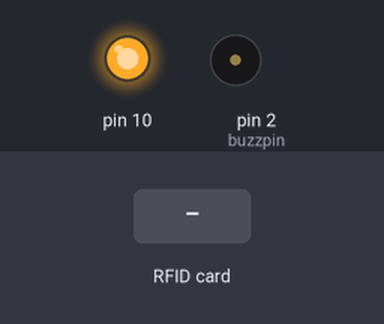
The sketch below on a simulated Arduino Uno, built with avr-gcc and run on an emulated ATmega328P. Shown: output pins drawn as LEDs (lit = HIGH), buzzer (waves = sounding, pin HIGH). The test bench sets the inputs (shaded band). What the sketch prints to the serial monitor is not drawn.

Above: at 1.2 s.
1.3 s: RFID card 5E 7A 19 C4 held to the reader
2.8 s: RFID card 5E 7A 19 C4 held to the reader
Timing chart, 0 to 5.8 s (numbered marks = the images above; inputs shaded):
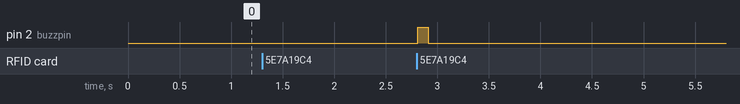

The sketch:

ReadNUID.ino
```cpp
// (licence header left out)
#include <SPI.h>
#include <MFRC522.h>

#define SS_PIN 4
#define RST_PIN 5

int buzzpin = 2;

MFRC522 rfid(SS_PIN, RST_PIN); // Instance of the class

MFRC522::MIFARE_Key key;

// Init array that will store new NUID
byte nuidPICC[4];

void setup() {
  Serial.begin(9600);
  SPI.begin(); // Init SPI bus
  rfid.PCD_Init(); // Init MFRC522
  pinMode(buzzpin, OUTPUT);
  for (byte i = 0; i < 6; i++) {
    key.keyByte[i] = 0xFF;
  }

  Serial.println(F("This code scan the MIFARE Classsic NUID."));
  Serial.print(F("Using the following key:"));
  printHex(key.keyByte, MFRC522::MF_KEY_SIZE);
}

void loop() {

  // Reset the loop if no new card present on the sensor/reader. This saves the entire process when idle.
  if ( ! rfid.PICC_IsNewCardPresent())
    return;

  // Verify if the NUID has been readed
  if ( ! rfid.PICC_ReadCardSerial())
    return;

  Serial.print(F("PICC type: "));
  MFRC522::PICC_Type piccType = rfid.PICC_GetType(rfid.uid.sak);
  Serial.println(rfid.PICC_GetTypeName(piccType));

  // Check is the PICC of Classic MIFARE type
  if (piccType != MFRC522::PICC_TYPE_MIFARE_MINI &&
    piccType != MFRC522::PICC_TYPE_MIFARE_1K &&
    piccType != MFRC522::PICC_TYPE_MIFARE_4K) {
    Serial.println(F("Your tag is not of type MIFARE Classic."));
    return;
  }

  if (rfid.uid.uidByte[0] != nuidPICC[0] ||
    rfid.uid.uidByte[1] != nuidPICC[1] ||
    rfid.uid.uidByte[2] != nuidPICC[2] ||
    rfid.uid.uidByte[3] != nuidPICC[3] ) {
    Serial.println(F("A new card has been detected."));

    // Store NUID into nuidPICC array
    for (byte i = 0; i < 4; i++) {
      nuidPICC[i] = rfid.uid.uidByte[i];
    }

    Serial.println(F("The NUID tag is:"));
    Serial.print(F("In hex: "));
    printHex(rfid.uid.uidByte, rfid.uid.size);
    Serial.println();
    Serial.print(F("In dec: "));
    printDec(rfid.uid.uidByte, rfid.uid.size);
    Serial.println();
  }
  else{
    Serial.println(F("Card read previously."));
    digitalWrite(buzzpin, HIGH);
    delay(100);
    digitalWrite(buzzpin, LOW);
    delay(100);
  }
  // Halt PICC
  rfid.PICC_HaltA();

  // Stop encryption on PCD
  rfid.PCD_StopCrypto1();
}


/**
 * Helper routine to dump a byte array as hex values to Serial.
 */
void printHex(byte *buffer, byte bufferSize) {
  for (byte i = 0; i < bufferSize; i++) {
    Serial.print(buffer[i] < 0x10 ? " 0" : " ");
    Serial.print(buffer[i], HEX);
  }
}

/**
 * Helper routine to dump a byte array as dec values to Serial.
 */
void printDec(byte *buffer, byte bufferSize) {
  for (byte i = 0; i < bufferSize; i++) {
    Serial.print(buffer[i] < 0x10 ? " 0" : " ");
    Serial.print(buffer[i], DEC);
  }
}
```

Measured:
- after the input at 1.3 s, every drawn part: stays the same
- after the input at 2.8 s, pin 2 (buzzpin): LOW → HIGH at once, → LOW 0.10 s later
